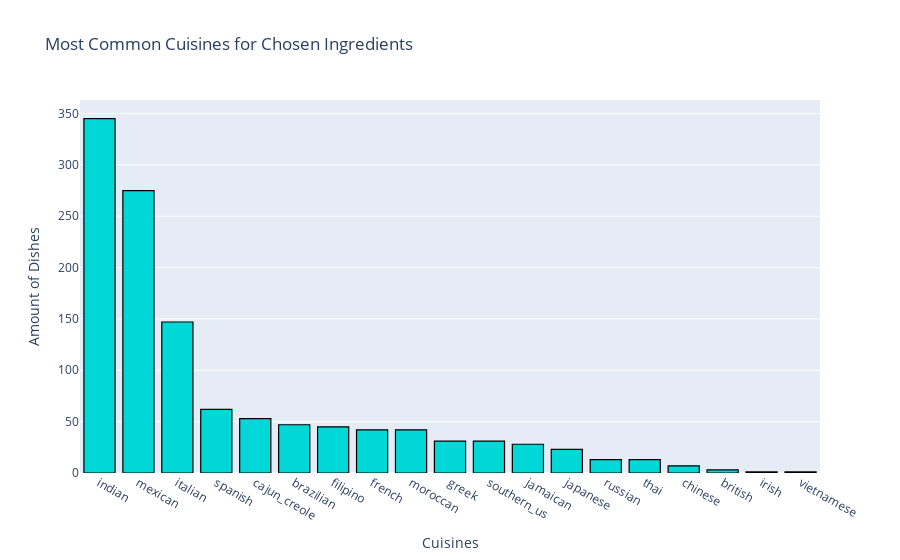

Notebook code cell kept with this figure:
### Code cell
# Example 2
ingredient_top_cuisines(["onions", "tomatoes"])

### Figure 1 — Plotly figure (JSON) as saved in the notebook; plotly's stock layout.template omitted (floating-point values rounded to 4 significant figures)
{"data": [{"alignmentgroup": "True", "bingroup": "x", "histfunc": "sum", "hovertemplate": "Cuisine=%{x}<br>Count=%{y}<extra></extra>", "legendgroup": "", "marker": {"color": "#00d8d8", "line": {"color": "black", "width": 1.2}, "pattern": {"shape": ""}}, "name": "", "offsetgroup": "", "orientation": "v", "showlegend": false, "type": "histogram", "x": ["indian", "mexican", "italian", "spanish", "cajun_creole", "brazilian", "filipino", "french", "moroccan", "greek", "southern_us", "jamaican", "japanese", "russian", "thai", "chinese", "british", "irish", "vietnamese"], "xaxis": "x", "y": [345, 275, 147, 62, 53, 47, 45, 42, 42, 31, 31, 28, 23, 13, 13, 7, 3, 1, 1], "yaxis": "y"}], "layout": {"autosize": true, "barmode": "relative", "legend": {"tracegroupgap": 0}, "title": {"text": "Most Common Cuisines for Chosen Ingredients"}, "xaxis": {"anchor": "y", "autorange": true, "domain": [0, 1], "range": [-0.5, 18.5], "title": {"text": "Cuisines"}, "type": "category"}, "yaxis": {"anchor": "x", "autorange": true, "domain": [0, 1], "range": [0, 363.2], "title": {"text": "Amount of Dishes"}, "type": "linear"}}}
